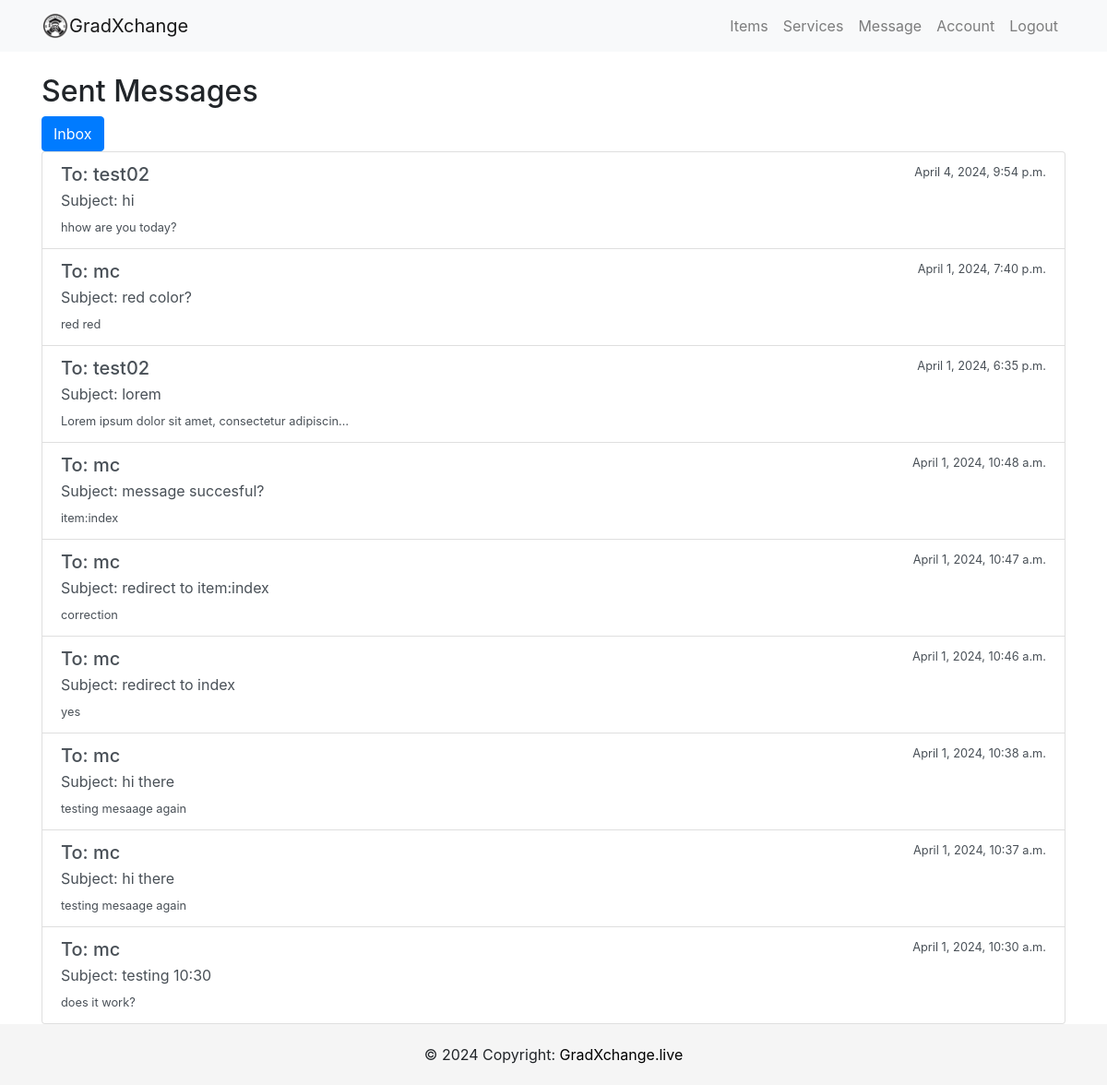
The page /sent-messages/ (signed in) on the database as committed earlier.
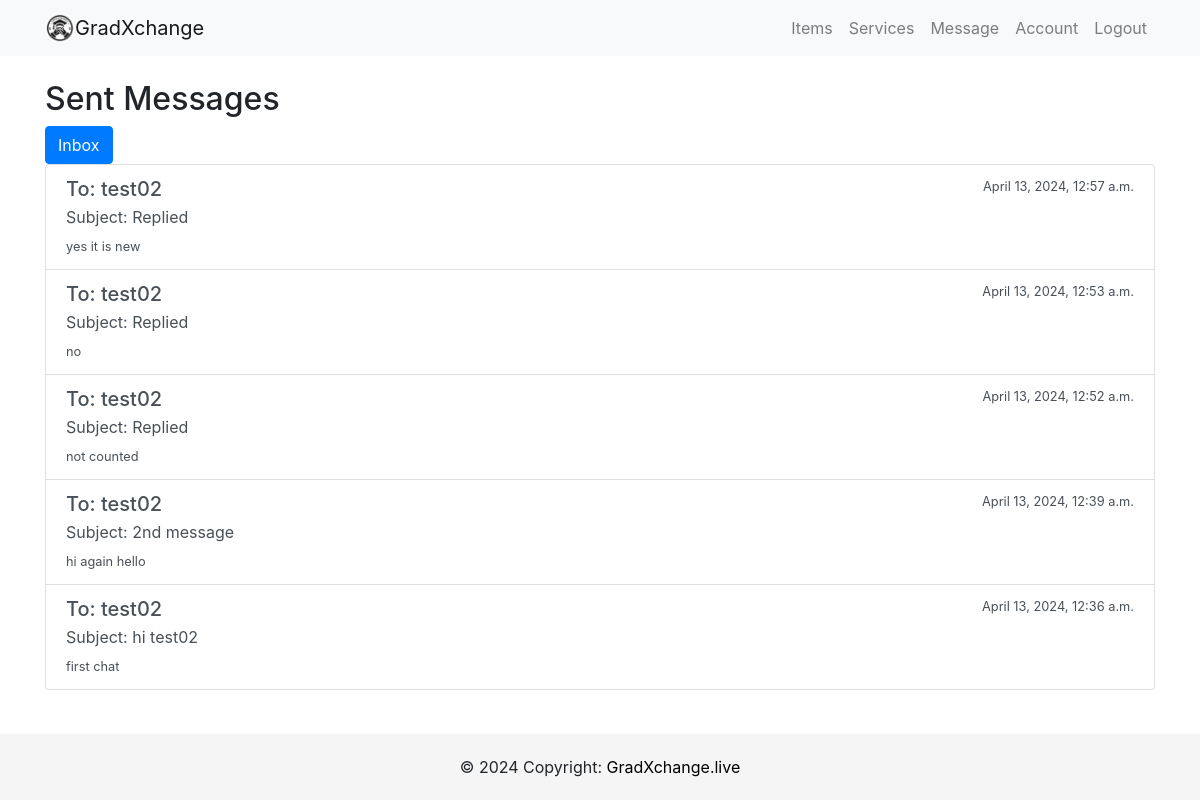
The same page on the database as committed later.
### users/models.py (models this page shows, shortened)
class Message(models.Model):
    sender = models.ForeignKey(Profile, on_delete=models.SET_NULL, null=True, blank=True)
    recipient = models.ForeignKey(Profile, on_delete=models.SET_NULL, null=True, blank=True, related_name="messages")
    name = models.CharField(max_length=200, null=True, blank=True)
    email = models.EmailField(max_length=200, null=True, blank=True)
    subject = models.CharField(max_length=200, null=True, blank=True)
    body = models.TextField()
    is_read = models.BooleanField(default=False, null=True)
    created = models.DateTimeField(auto_now_add=True)
    id = models.UUIDField(default=uuid.uuid4,unique=True,primary_key=True, editable=False)
    class Meta:
        ordering = ['is_read', '-created']

class Profile(models.Model):
    user = models.OneToOneField(User, on_delete=models.CASCADE)
    image = models.ImageField(default='profilepic.jpg', upload_to='profile_picture')
    location =models.CharField(max_length=100)
    about_me = models.CharField(max_length=200, null=True, blank=True)
    phone_regex = RegexValidator(
        regex=r'^\+?60?\d{9,10}$',
        message="Phone number must be entered in the format: '+60123456789'. With country code +60 and up to 10 digits allowed."
    )
    phone = models.CharField(validators=[phone_regex], max_length=17, blank=True)  # Optional: adjust max_length as needed
    whatsapp_regex = RegexValidator(
        regex=r'^\+?60?\d{9,10}$',
        message="Whatsapp number must be entered in the format: '+60123456789'. With country code +60 and up to 10 digits allowed."
    )
    whatsapp = models.CharField(validators=[whatsapp_regex], max_length=17, blank=True)

### users/views.py (the view)
# urls.py: path('sent-messages/', user_views.sent_messages, name='sent_messages'),
@login_required
def sent_messages(request):
    request.session['last_page'] = 'sent_messages'
    current_user_profile = request.user.profile  # Access the user's profile
    sent_messages = Message.objects.filter(sender=current_user_profile).order_by('-created')  # Get all sent messages
    context = {
        'sent_messages': sent_messages
    }
    return render(request, 'users/sent_messages.html', context)

### users/templates/users/sent_messages.html
{% extends 'users/base.html' %}
{% block body %}
<div class="container mt-4">
    <h2>Sent Messages</h2>
    <a href="{% url 'inbox' %}" class="btn btn-primary">Inbox</a>
    {% if sent_messages %}
    <div class="list-group">
        {% for message in sent_messages %}
        <a href="{% url 'viewMessage' message.id %}" class="list-group-item list-group-item-action">
            <div class="d-flex w-100 justify-content-between">
                <h5 class="mb-1">To: {{ message.recipient.user.username }}</h5>
                <small>{{ message.created|date:"N j, Y, P" }}</small>
            </div>
            <p class="mb-1">Subject: {{ message.subject|default:"Replied" }}</p>
            <small>{{ message.body|truncatechars:50 }}</small>
        </a>
        {% endfor %}
    </div>
    {% else %}
    <p>No messages sent.</p>
    {% endif %}
</div>
{% endblock %}

Rows that differ between the two databases and show on the page:
removed Message: recipient.user.username "test02", created "April 4, 2024, 9:54 p.m.", subject "hi", body "hhow are you today?"
removed Message: recipient.user.username "mc", created "April 1, 2024, 7:40 p.m.", subject "red color?", body "red red"
removed Message: recipient.user.username "test02", created "April 1, 2024, 6:35 p.m.", subject "lorem", body "Lorem ipsum dolor sit amet, consectetur adipiscin…"
removed Message: recipient.user.username "mc", created "April 1, 2024, 10:48 a.m.", subject "message succesful?", body "item:index"
removed Message: recipient.user.username "mc", created "April 1, 2024, 10:47 a.m.", subject "redirect to item:index", body "correction"
removed Message: recipient.user.username "mc", created "April 1, 2024, 10:46 a.m.", subject "redirect to index", body "yes"
removed Message: recipient.user.username "mc", created "April 1, 2024, 10:38 a.m.", subject "hi there", body "testing mesaage again"
removed Message: recipient.user.username "mc", created "April 1, 2024, 10:37 a.m.", subject "hi there", body "testing mesaage again"
removed Message: recipient.user.username "mc", created "April 1, 2024, 10:30 a.m.", subject "testing 10:30", body "does it work?"
added Message: recipient.user.username "test02", created "April 13, 2024, 12:57 a.m.", subject "Replied", body "yes it is new"
added Message: recipient.user.username "test02", created "April 13, 2024, 12:53 a.m.", subject "Replied", body "no"
added Message: recipient.user.username "test02", created "April 13, 2024, 12:52 a.m.", subject "Replied", body "not counted"
added Message: recipient.user.username "test02", created "April 13, 2024, 12:39 a.m.", subject "2nd message", body "hi again hello"
added Message: recipient.user.username "test02", created "April 13, 2024, 12:36 a.m.", subject "hi test02", body "first chat"
